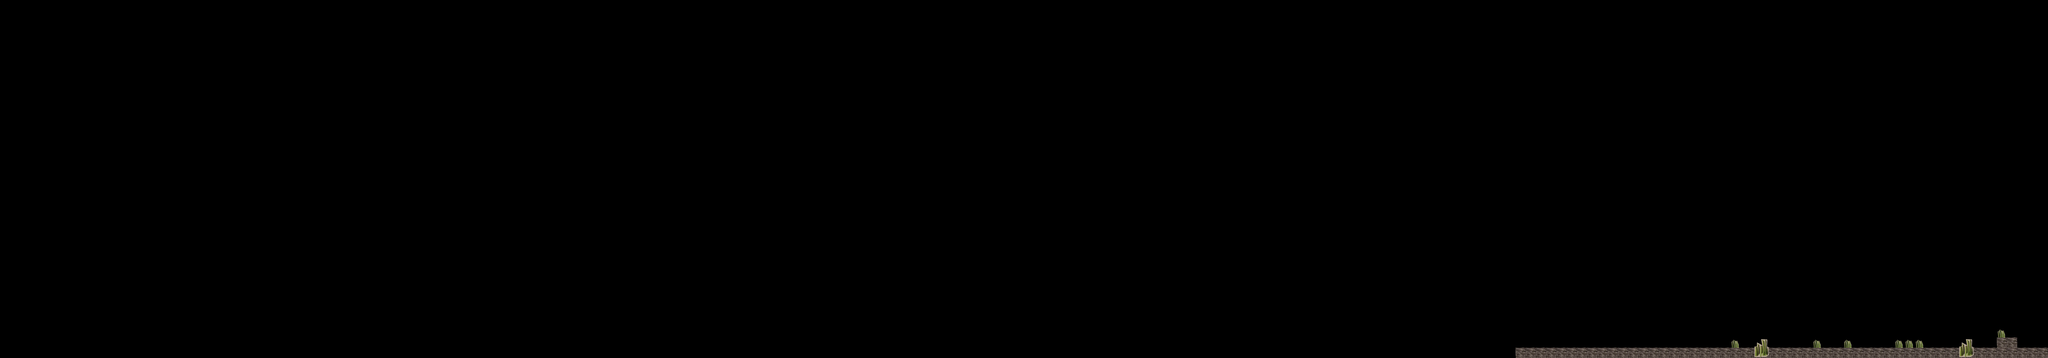

Below is a game level as drawn by its tile map, then a one-line description and the .tmx that defines it (tile-layer data replaced by summaries):
An orthogonal 200x35 tile map with 32x32 px tiles, 4 tile layers (Background, Plattforms, Solids, Foreground).

<map version="1.2" tiledversion="1.3.2" orientation="orthogonal" renderorder="right-down" compressionlevel="0" width="200" height="35" tilewidth="32" tileheight="32" infinite="0" nextlayerid="6" nextobjectid="1">
 <tileset firstgid="1" source="TileSet1.tsx" />
 <layer id="5" name="Background" width="200" height="35">
  <data>[7000 cells, 0 non-empty, 0 distinct tile ids]</data>
 </layer>
 <layer id="2" name="Plattforms" width="200" height="35">
  <data>[7000 cells, 54 non-empty, 1 distinct tile ids]</data>
 </layer>
 <layer id="4" name="Solids" width="200" height="35">
  <data>[7000 cells, 0 non-empty, 0 distinct tile ids]</data>
 </layer>
 <layer id="3" name="Foreground" width="200" height="35">
  <data>[7000 cells, 15 non-empty, 5 distinct tile ids]</data>
 </layer>
</map>
